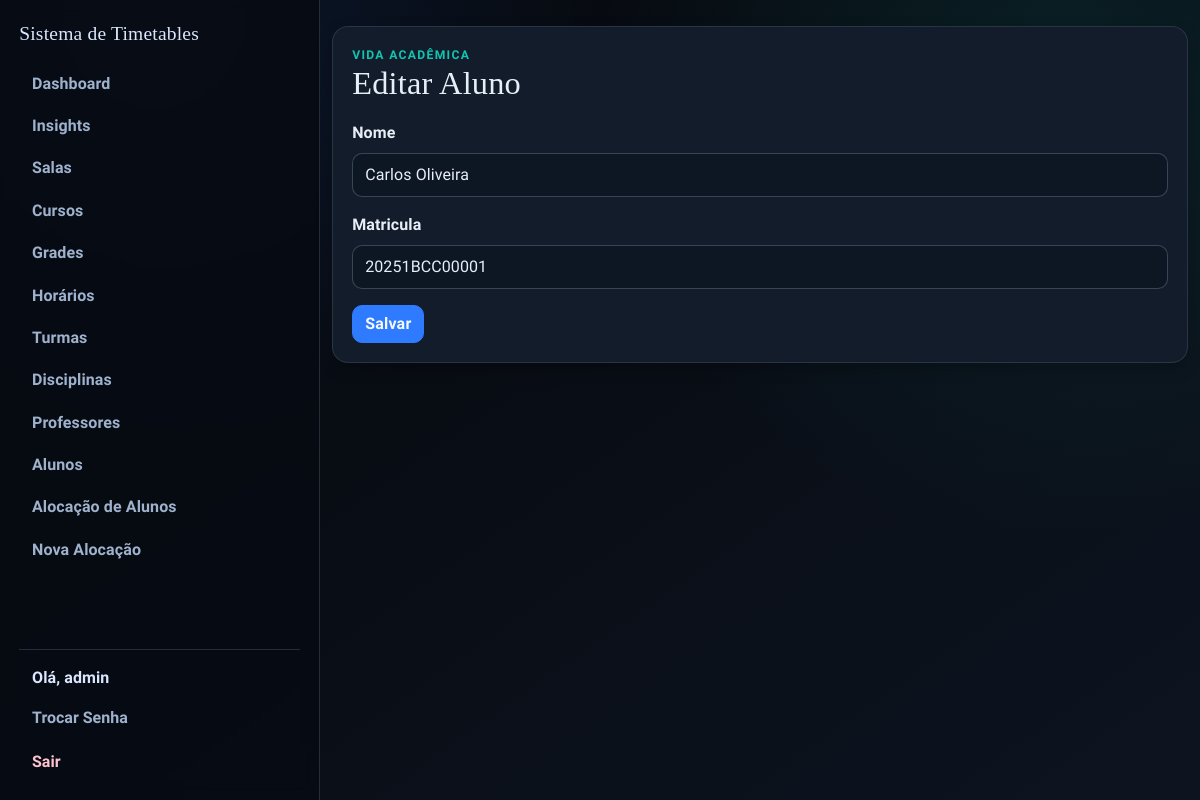
Before: /aluno/edit/1 (signed in) with the older database file.
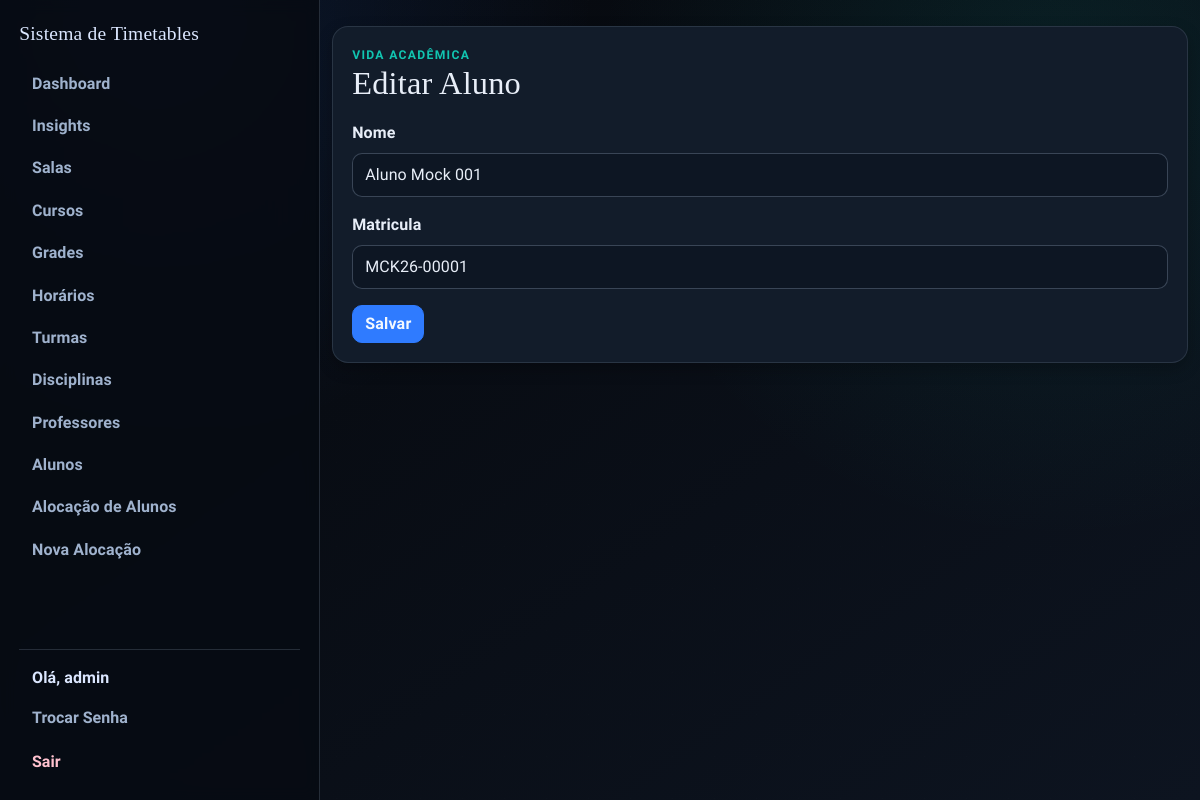
After: the same page with the newer database file.
### app/models.py (models this page shows)
class Aluno(db.Model):
    id = db.Column(db.Integer, primary_key=True)
    nome = db.Column(db.String(120), nullable=False)
    matricula = db.Column(db.String(30), unique=True, nullable=False)
    created_at = db.Column(db.DateTime(timezone=True), nullable=False, default=utc_now)

### app/routes/admin.py (the view, shortened to what this page needs)
@bp.route("/aluno/edit/<int:id>", methods=["GET", "POST"])
@login_required
@admin_required
def edit_aluno(id):
    aluno = db.get_or_404(Aluno, id)
    form = AlunoForm()
    if request.method == "GET":
        form.nome.data = aluno.nome
        form.matricula.data = aluno.matricula
    return render_template("aluno_form.html", form=form, title="Editar Aluno")

### app/forms.py
class AlunoForm(FlaskForm):
    nome = StringField("Nome", validators=[DataRequired(), Length(min=2, max=120)])
    matricula = StringField("Matricula", validators=[DataRequired(), Length(min=2, max=30)])
    submit = SubmitField("Salvar")

### app/models.py (called while the page is built)
@login_manager.user_loader
def load_user(user_id):
    return db.session.get(User, int(user_id))

    def is_admin(self):
        return self.role == 'admin'

### app/routes/helpers.py (called while the page is built)
def admin_required_redirect():
    if getattr(current_user, "is_authenticated", False) and current_user.is_admin():
        return None
    flash("Acesso restrito ao administrador.", "danger")
    return redirect(url_for("main.index"))

def admin_required(view_func):
    @wraps(view_func)
    def wrapper(*args, **kwargs):
        guard = admin_required_redirect()
        if guard:
            return guard
        return view_func(*args, **kwargs)
    return wrapper

### templates/aluno_form.html (shortened to what this page needs)
{% extends "base.html" %}
{% from "_form_helpers.html" import render_field %}
{% block content %}
<section class="surface form-shell stagger-in">
  <div class="page-head">
    <div>
      <p class="eyebrow">Vida Acadêmica</p>
      <h1>{{ title }}</h1>
    </div>
  </div>
  <form method="POST" novalidate>
    {{ render_field(form.nome) }}
    {{ render_field(form.matricula) }}
    {{ form.submit(class="btn btn-primary") }}
  </form>
</section>
{% endblock %}

### templates/_form_helpers.html (shortened to what this page needs)
{% macro render_field(field, class_name='form-control') %}
<div class="mb-3">
  {{ field.label(class="form-label") }}
  {% if field.type in ['SelectField', 'SelectMultipleField'] %}
  {% set base_class = 'form-select' %}
  {% else %}
  {% set base_class = class_name %}
  {% endif %}
  {% set field_class = base_class + (' is-invalid' if field.errors else '') %}
  {{ field(class=field_class) }}
</div>
{% endmacro %}

Changed rows visible on the page:
changed Aluno: nome "Carlos Oliveira" → "Aluno Mock 001"; matricula "20251BCC00001" → "MCK26-00001"
